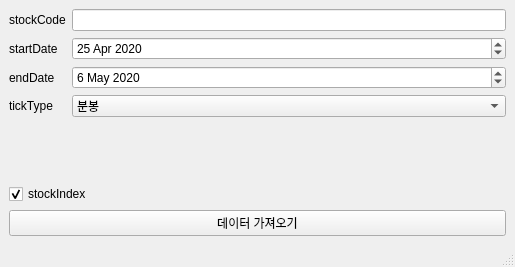
<?xml version="1.0" encoding="UTF-8"?>
<ui version="4.0">
 <class>MainWindow</class>
 <widget class="QMainWindow" name="MainWindow">
  <property name="geometry">
   <rect>
    <x>0</x>
    <y>0</y>
    <width>515</width>
    <height>267</height>
   </rect>
  </property>
  <property name="maximumSize">
   <size>
    <width>5000</width>
    <height>16777215</height>
   </size>
  </property>
  <property name="windowTitle">
   <string>MainWindow</string>
  </property>
  <widget class="QWidget" name="centralwidget">
   <property name="maximumSize">
    <size>
     <width>1031</width>
     <height>16777215</height>
    </size>
   </property>
   <layout class="QGridLayout" name="gridLayout">
    <item row="0" column="0">
     <layout class="QFormLayout" name="formLayout">
      <item row="0" column="0">
       <widget class="QLabel" name="stockCodeLabel">
        <property name="text">
         <string>stockCode</string>
        </property>
       </widget>
      </item>
      <item row="0" column="1">
       <widget class="QLineEdit" name="stockCodeLineEdit">
        <property name="text">
         <string/>
        </property>
       </widget>
      </item>
      <item row="1" column="0">
       <widget class="QLabel" name="startDateLabel">
        <property name="text">
         <string>startDate</string>
        </property>
       </widget>
      </item>
      <item row="1" column="1">
       <widget class="QDateEdit" name="startDateDateEdit">
        <property name="dateTime">
         <datetime>
          <hour>9</hour>
          <minute>0</minute>
          <second>0</second>
          <year>2020</year>
          <month>4</month>
          <day>25</day>
         </datetime>
        </property>
       </widget>
      </item>
      <item row="2" column="0">
       <widget class="QLabel" name="endDateLabel">
        <property name="text">
         <string>endDate</string>
        </property>
       </widget>
      </item>
      <item row="2" column="1">
       <widget class="QDateEdit" name="endDateDateEdit">
        <property name="dateTime">
         <datetime>
          <hour>15</hour>
          <minute>30</minute>
          <second>0</second>
          <year>2020</year>
          <month>5</month>
          <day>6</day>
         </datetime>
        </property>
       </widget>
      </item>
      <item row="3" column="0">
       <widget class="QLabel" name="tickTypeLabel">
        <property name="text">
         <string>tickType</string>
        </property>
       </widget>
      </item>
      <item row="3" column="1">
       <widget class="QComboBox" name="tickTypeComboBox">
        <item>
         <property name="text">
          <string>분봉</string>
         </property>
        </item>
        <item>
         <property name="text">
          <string>일봉</string>
         </property>
        </item>
       </widget>
      </item>
     </layout>
    </item>
    <item row="2" column="0">
     <widget class="QPushButton" name="getStockDataButton">
      <property name="text">
       <string>데이터 가져오기</string>
      </property>
     </widget>
    </item>
    <item row="1" column="0">
     <widget class="QCheckBox" name="checkBox">
      <property name="text">
       <string>stockIndex</string>
      </property>
      <property name="checked">
       <bool>true</bool>
      </property>
     </widget>
    </item>
   </layout>
  </widget>
  <widget class="QMenuBar" name="menubar">
   <property name="geometry">
    <rect>
     <x>0</x>
     <y>0</y>
     <width>515</width>
     <height>21</height>
    </rect>
   </property>
  </widget>
  <widget class="QStatusBar" name="statusbar"/>
 </widget>
 <resources/>
 <connections/>
</ui>
